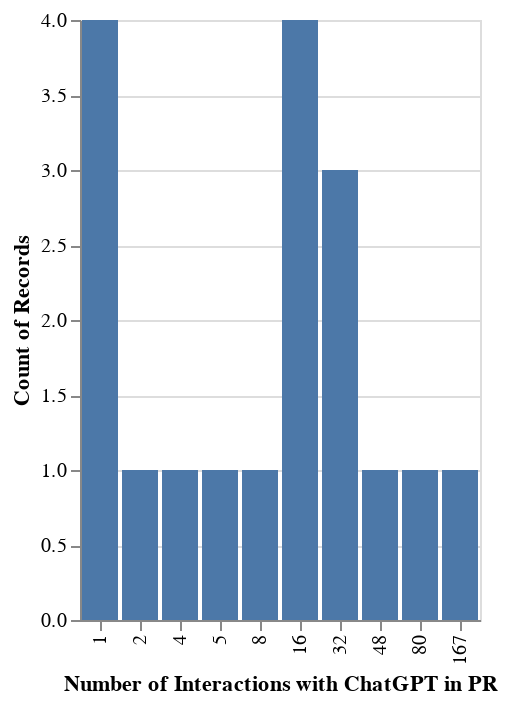

Notebook code for this chart:
### Code cell
# Checking histogarm
# df_url_count.hist(column="URL_chatgptsharing")
alt.Chart(df_url_count).mark_bar().encode(
    x=alt.X("URL_chatgptsharing:N", title="Number of Interactions with ChatGPT in PR"),
    y="count()",
)

### Figure 1 — Vega-Lite specification as saved in the notebook (floating-point values rounded to 4 significant figures)
{"$schema": "https://vega.github.io/schema/vega-lite/v5.20.1.json", "config": {"view": {"continuousHeight": 300, "continuousWidth": 300}}, "data": {"name": "data-2e8d40b17ce0fac9acf2508cbf8e3b36"}, "datasets": {"data-2e8d40b17ce0fac9acf2508cbf8e3b36": [{"URL_chatgptsharing": 167, "URL_pr": "https://github.com/Email-Generation/email_generation/pull/2"}, {"URL_chatgptsharing": 16, "URL_pr": "https://github.com/Hochfrequenz/kohlrahbi/pull/158"}, {"URL_chatgptsharing": 32, "URL_pr": "https://github.com/RND247/Pype-Synthetic-Data-for-Testing/pull/16"}, {"URL_chatgptsharing": 1, "URL_pr": "https://github.com/aiplanethub/genai-stack/pull/21"}, {"URL_chatgptsharing": 80, "URL_pr": "https://github.com/app-sre/qontract-reconcile/pull/3630"}, {"URL_chatgptsharing": 1, "URL_pr": "https://github.com/bancaditalia/black-it/pull/58"}, {"URL_chatgptsharing": 48, "URL_pr": "https://github.com/bbelderbos/htmx-demo/pull/2"}, {"URL_chatgptsharing": 16, "URL_pr": "https://github.com/chitalian/gptask/pull/2"}, {"URL_chatgptsharing": 1, "URL_pr": "https://github.com/comfyanonymous/ComfyUI/pull/1115"}, {"URL_chatgptsharing": 32, "URL_pr": "https://github.com/jefftriplett/frontmatter-cli/pull/6"}, {"URL_chatgptsharing": 32, "URL_pr": "https://github.com/livingbio/gpt-fn/pull/4"}, {"URL_chatgptsharing": 2, "URL_pr": "https://github.com/metaphorsystems/metaphor-python/pull/5"}, {"URL_chatgptsharing": 1, "URL_pr": "https://github.com/microsoft/visionmetrics/pull/42"}, {"URL_chatgptsharing": 16, "URL_pr": "https://github.com/monarch-initiative/oai-monarch-plugin/pull/39"}, {"URL_chatgptsharing": 4, "URL_pr": "https://github.com/paul-gauthier/aider/pull/119"}, {"URL_chatgptsharing": 16, "URL_pr": "https://github.com/roslinmahmud/easy-hire-backend/pull/11"}, {"URL_chatgptsharing": 5, "URL_pr": "https://github.com/tinygrad/tinygrad/pull/1661"}, {"URL_chatgptsharing": 8, "URL_pr": "https://github.com/wafflestudio/wacruit-server/pull/26"}]}, "encoding": {"x": {"field": "URL_chatgptsharing", "title": "Number of Interactions with ChatGPT in PR", "type": "nominal"}, "y": {"aggregate": "count", "type": "quantitative"}}, "mark": {"type": "bar"}}
